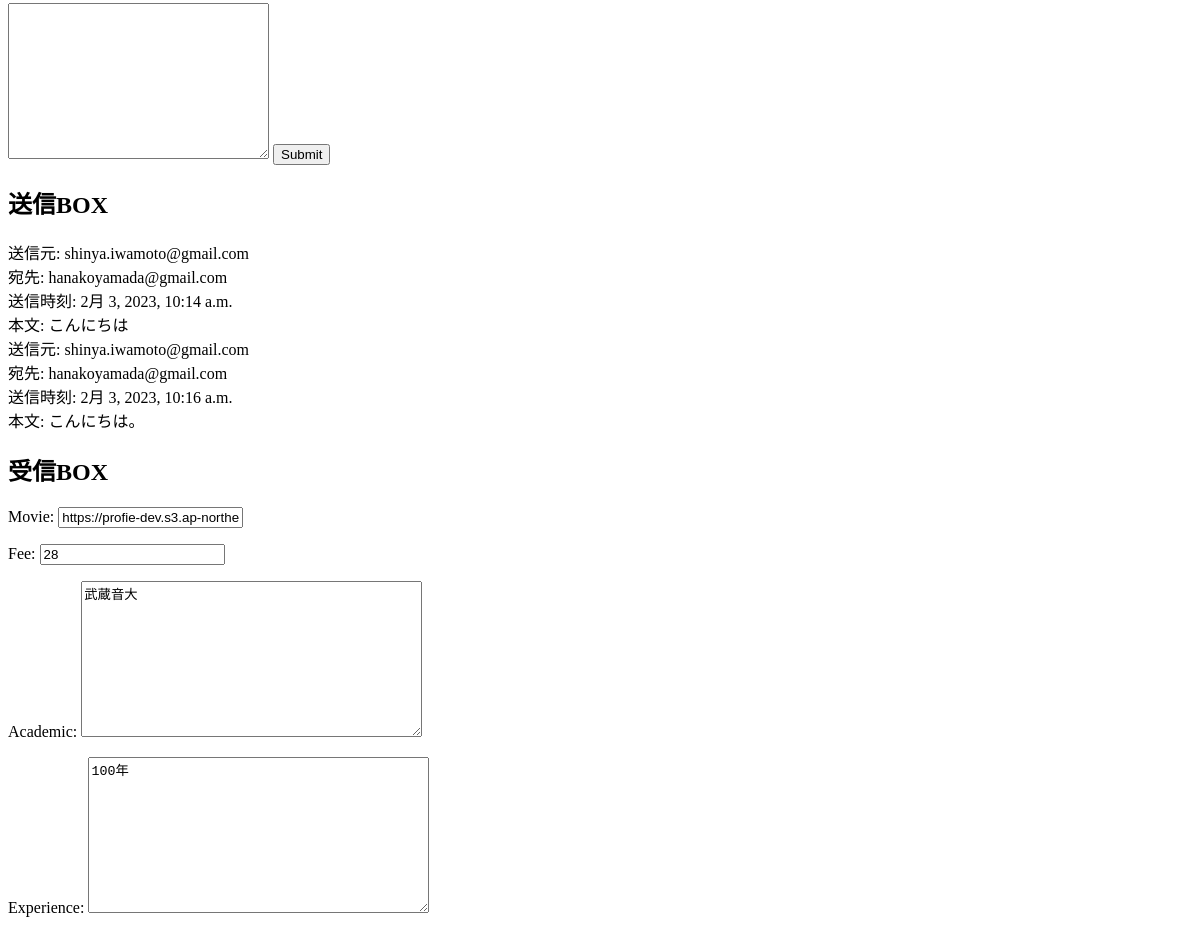
The app's page /music/6/detail/ (signed in, middle part), older data.
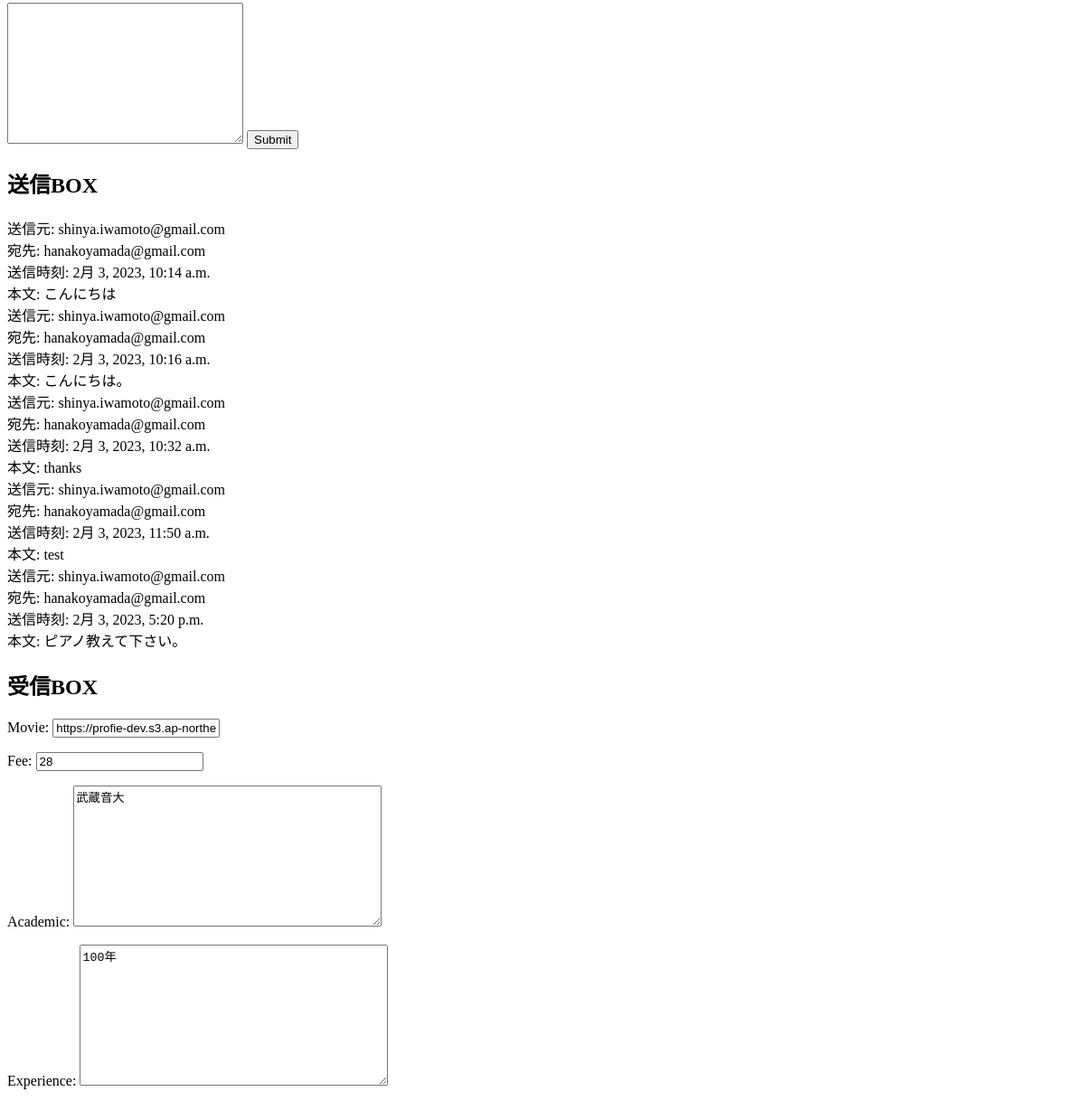
The same page, newer data.
### music/models.py (models this page shows, shortened)
class DirectMessage(models.Model):
    sender = models.ForeignKey(
        settings.AUTH_USER_MODEL, related_name='sender',
        on_delete=models.CASCADE
    )
    receiver = models.ForeignKey(
        settings.AUTH_USER_MODEL, related_name='receiver',
        on_delete=models.CASCADE
    )
    message = models.CharField(verbose_name="メッセージ", max_length=200)
    created_at = models.DateTimeField(verbose_name="登録日時", auto_now_add=True)

### accounts/models.py (models this page shows, shortened)
class User(AbstractBaseUser, PermissionsMixin):
    email = models.EmailField(_('email address'), unique=True)
    first_name = models.CharField(_('first name'), max_length=30, blank=True)
    last_name = models.CharField(_('last name'), max_length=30, blank=True)
    city = models.CharField(_('city'), max_length=20, blank=True)
    introduction = models.TextField(_('introduction'), blank=True)
    image = models.ImageField(_('image'), blank=True, null=True)
    is_musician = models.BooleanField(verbose_name="音楽家である",default=False)
    is_staff = models.BooleanField(
        _('staff status'),
        default=False,
        help_text=_(
            'Designates whether the user can log into this admin site.'),
    )
    is_active = models.BooleanField(
        _('active'),
        default=True,
        help_text=_(
            'Designates whether this user should be treated as active. '
            'Unselect this instead of deleting accounts.'
        ),
    )
    date_joined = models.DateTimeField(_('date joined'), default=timezone.now)
    objects = UserManager()
    EMAIL_FIELD = 'email'
    USERNAME_FIELD = 'email'
    REQUIRED_FIELDS = []
    class Meta:
        verbose_name = _('user')
        verbose_name_plural = _('users')

### music/views.py (the view, shortened to what this page needs)
# urls.py: path('music/<int:pk>/detail/', views.DetailMusicView.as_view(),name='detail-music'),
class DetailMusicView(View):
    def get(self, request, pk, *args, **kwargs):
        context = {}
        teacher             = Teacher.objects.filter(id=pk).first()
        context["teacher"]  = teacher
        context["form"]     = TeacherForm(instance=context["teacher"])
        if request.user.is_musician:
            context["sender_messages"]      = DirectMessage.objects.filter( sender=request.user.id )
            context["receiver_messages"]    = DirectMessage.objects.filter( receiver=request.user.id )
        else:
            context["sender_messages"]      = DirectMessage.objects.filter( sender=request.user.id, receiver=teacher.user_id )
            context["receiver_messages"]    = DirectMessage.objects.filter( sender=teacher.user_id, receiver=request.user.id )
        context["students"]             = User.objects.filter(is_musician=False)
        return render(request,"music/music_detail.html" ,context)

### music/forms.py
class TeacherForm(forms.ModelForm):
    class Meta:
        model = Teacher
        fields = ["movie","fee","academic","experience","certificate","reputation","message","oneword","lang","year","revel","pic"]

### music/models.py (called while the page is built)
    def __str__(self):
        return self.language_name

### music/templates/music/music_detail.html (shortened to what this page needs)
<!DOCTYPE html>
<html lang='ja'>
<head>
</head>
<body>
<form action="" method="POST">
    <textarea name="message" cols="30" rows="10"></textarea>
    <input type="submit" valus="送信">
</form>
    <h2>送信BOX</h2>
    {% for sender_message in sender_messages %}
    <div>
        <div>送信元: {{ sender_message.sender }}</div>
        <div>宛先: {{ sender_message.receiver }}</div>
        <div>送信時刻: {{ sender_message.created_at }}</div>
        <div>本文: {{ sender_message.message }}</div>
    </div>
    {% endfor %}
    <h2>受信BOX</h2>
    <form action="{% url 'music:update-music' teacher.id %}" method="POST">
        {{ form.as_p }}
    </form>
  </body>
  </html>

Row changes from the older to the newer data that the page shows:
added DirectMessage: sender "shinya.iwamoto@gmail.com", receiver "hanakoyamada@gmail.com", created_at "2月 3, 2023, 10:32 a.m.", message "thanks"
added DirectMessage: sender "shinya.iwamoto@gmail.com", receiver "hanakoyamada@gmail.com", created_at "2月 3, 2023, 11:50 a.m.", message "test"
added DirectMessage: sender "shinya.iwamoto@gmail.com", receiver "hanakoyamada@gmail.com", created_at "2月 3, 2023, 5:20 p.m.", message "ピアノ教えて下さい。"
